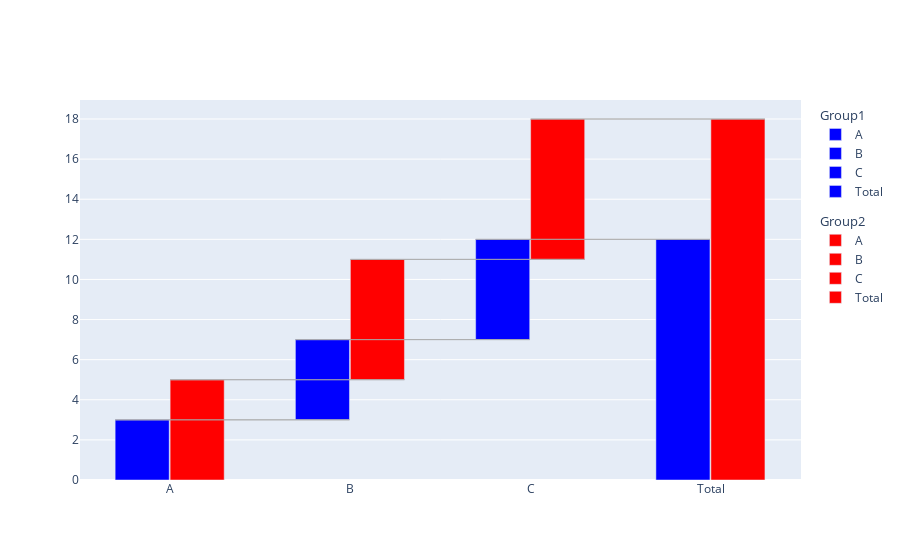

The notebook cell saved with this chart:
### Code cell
df = pd.DataFrame({
    "X": ["A", "B", "C"] + ["A", "B", "C"],
    "Y": [3, 4, 5] + [5, 6, 7],
    "category": ["A", "B", "C"] + ["A", "B", "C"],
    "group": ["Group1"]*3 + ["Group2"]*3
})
colors = {
    "Group1": "blue",
    "Group2": "red"
}
fig = Waterfall(df, x="X", y="Y", category="category", group="group", total=True, total_type="sumtotal", colors=colors).get_fig()
fig

### Figure 1 — Plotly figure (JSON) as saved in the notebook; plotly's stock layout.template omitted (floating-point values rounded to 4 significant figures)
{"data": [{"base": [0, 3, 7], "legendgroup": "Group1", "legendgrouptitle": {"text": "Group1"}, "marker": {"color": "blue"}, "name": "A", "offset": -0.305, "offsetgroup": "0", "type": "bar", "width": 0.3, "x": [0, 1, 2], "y": [3, null, null]}, {"base": [3, 3, 7], "legendgroup": "Group1", "legendgrouptitle": {"text": "Group1"}, "marker": {"color": "blue"}, "name": "B", "offset": -0.305, "offsetgroup": "0", "type": "bar", "width": 0.3, "x": [0, 1, 2], "y": [null, 4, null]}, {"base": [3, 7, 7], "legendgroup": "Group1", "legendgrouptitle": {"text": "Group1"}, "marker": {"color": "blue"}, "name": "C", "offset": -0.305, "offsetgroup": "0", "type": "bar", "width": 0.3, "x": [0, 1, 2], "y": [null, null, 5]}, {"base": [0, 5, 11], "legendgroup": "Group2", "legendgrouptitle": {"text": "Group2"}, "marker": {"color": "red"}, "name": "A", "offset": 0, "offsetgroup": "1", "type": "bar", "width": 0.3, "x": [0, 1, 2], "y": [5, null, null]}, {"base": [5, 5, 11], "legendgroup": "Group2", "legendgrouptitle": {"text": "Group2"}, "marker": {"color": "red"}, "name": "B", "offset": 0, "offsetgroup": "1", "type": "bar", "width": 0.3, "x": [0, 1, 2], "y": [null, 6, null]}, {"base": [5, 11, 11], "legendgroup": "Group2", "legendgrouptitle": {"text": "Group2"}, "marker": {"color": "red"}, "name": "C", "offset": 0, "offsetgroup": "1", "type": "bar", "width": 0.3, "x": [0, 1, 2], "y": [null, null, 7]}, {"legendgroup": "Group1", "legendgrouptitle": {"text": "Group1"}, "marker": {"color": "blue"}, "name": "Total", "offset": -0.305, "offsetgroup": "0", "type": "bar", "width": 0.3, "x": [3], "y": [12]}, {"legendgroup": "Group2", "legendgrouptitle": {"text": "Group2"}, "marker": {"color": "red"}, "name": "Total", "offset": 0, "offsetgroup": "1", "type": "bar", "width": 0.3, "x": [3], "y": [18]}], "layout": {"shapes": [{"line": {"color": "darkgrey", "width": 0.75}, "x0": -0.305, "x1": 0.995, "y0": 3, "y1": 3}, {"line": {"color": "darkgrey", "width": 0.75}, "x0": 0.695, "x1": 1.995, "y0": 7, "y1": 7}, {"line": {"color": "darkgrey", "width": 0.75}, "x0": 0, "x1": 1.3, "y0": 5, "y1": 5}, {"line": {"color": "darkgrey", "width": 0.75}, "x0": 1, "x1": 2.3, "y0": 11, "y1": 11}, {"line": {"color": "darkgrey", "width": 0.75}, "x0": 1.695, "x1": 2.995, "y0": 12, "y1": 12}, {"line": {"color": "darkgrey", "width": 0.75}, "x0": 2, "x1": 3.3, "y0": 18, "y1": 18}], "xaxis": {"tickmode": "array", "ticktext": ["A", "B", "C", "Total"], "tickvals": [0, 1, 2, 3]}}}
